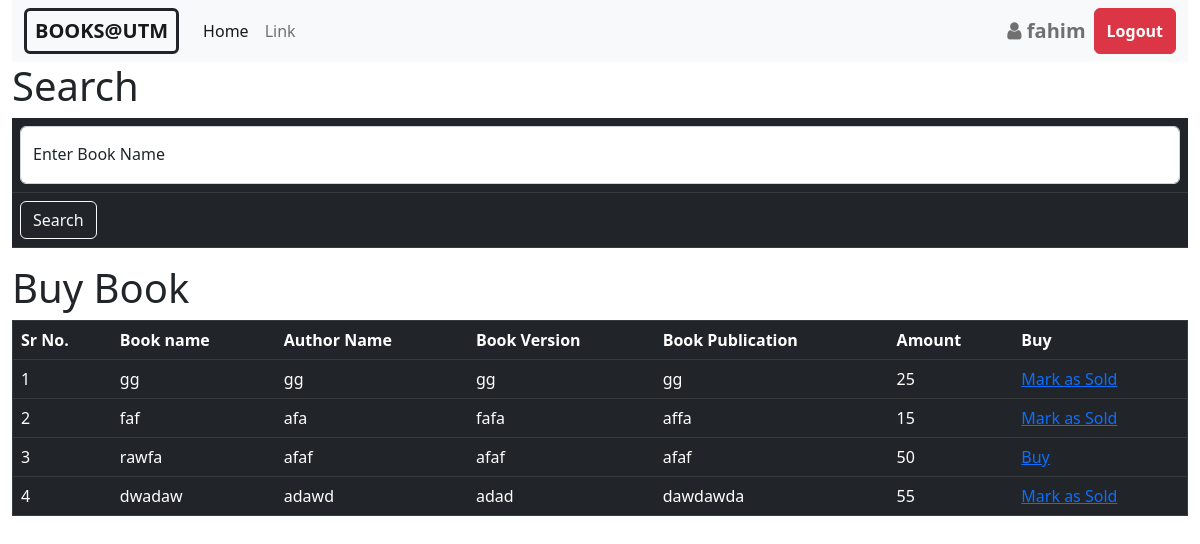
/buy-book/index.php (signed in), run on the app's committed database.
### tables this page shows
CREATE TABLE `sell_book` (
  `id` int(11) NOT NULL,
  `seller_id` int(11) NOT NULL,
  `book_name` varchar(50) NOT NULL,
  `author_name` varchar(50) NOT NULL,
  `book_version` varchar(20) NOT NULL,
  `book_publication` varchar(50) NOT NULL,
  `amount` int(11) NOT NULL,
  `sold_status` int(11) NOT NULL DEFAULT 0
);

### buy-book/index.php (the view, shortened to what this page needs)
<?php
$loggedin = $_SESSION['logedin'];
if ($loggedin != 'true') {
    header('location:../login.php');
} else {
    $username = $_SESSION['username'];
}
?>
<html>
<head>
    <link rel="stylesheet" href="../css/bootstrap.min.css" />
    <link rel="stylesheet" href="https://cdnjs.cloudflare.com/ajax/libs/font-awesome/4.7.0/css/font-awesome.min.css" />
</head>
<body>
    <div class="container-fluid">
        <nav class="navbar navbar-expand-lg bg-light">
            <div class="container-fluid">
                <a class="navbar-brand text-decoration-none border border-dark border-3 rounded px-2" href="../home.php"><b>BOOKS@UTM</b></a>
                <div class="collapse navbar-collapse" id="navbarTogglerDemo02">
                    <ul class="navbar-nav me-auto mb-2 mb-lg-0">
                        <li class="nav-item">
                            <a class="nav-link active" aria-current="page" href="../home.php">Home</a>
                        </li>
                        <li class="nav-item">
                            <a class="nav-link  text-decoration-none" href="#">Link</a>
                        </li>
                    </ul>
                    <div class="d-flex ">
                        <span class="navbar-text fw-bold fs-5 mx-2">
                            <i class="fa fa-user " aria-hidden="true"></i>
                            <?php echo $username; ?>
                        </span>
                        <button class="btn btn-danger fw-bold" onclick="window.location.href='../login.php'">Logout</button>
                    </div>
                </div>
            </div>
        </nav>
        <form method="post">
<h1>Search</h1>
    <table class="table table-dark table-hover">
        <tr>
            <td>
            <div class="form-floating">
            <input type="text" name="book_name" size="20" maxlength="20" class="form-control" id="floatingInput" placeholder="book_name"/>
            <label for="floatingInput" class="text-dark">Enter Book Name</label>
            </div>
            </td>
        </tr>
        <tr>
            <td>
                <input type="submit" name="submit" value="Search" class="btn btn-outline-light"/>
            </td>
        </tr>
    </table>
</form>
        <h1> Buy Book</h1>
                    <?php
                    $dbservername = "localhost";
                    $dbusername = "root";
                    $dbpassword = "";
                    $dbname = "book_sell";
                    $conn = mysqli_connect($dbservername, $dbusername, $dbpassword, $dbname);
                    if(isset($_POST['submit'])){
                        $book_name = $_POST['book_name'];
                        $sql = "SELECT * FROM sell_book WHERE sold_status=0 and book_name LIKE '%$book_name%'";
                    }
                    else{
                        $sql = "SELECT * from sell_book where sold_status=0";
                    }
                    $res = mysqli_query($conn, $sql);
                    if (mysqli_num_rows($res) > 0) {
                        $num = 1;
                        echo "<table border='1' width='100%' class='table table-dark table-hover'>";
                        echo "<tr>";
                        echo "<th>Sr No.</th>";
                        echo "<th>Book name</th>";
                        echo "<th>Author Name</th>";
                        echo "<th>Book Version</th>";
                        echo "<th>Book Publication</th>";
                        echo "<th>Amount</th>";
                        echo "<th>Buy</th>";
                        echo "</tr>";
                        while($row = mysqli_fetch_assoc($res)) {
                            echo "<tr>";
                            echo "<td>".$num."</td>";
                            echo "<td>".$row["book_name"]."</td>";
                            echo "<td>".$row["author_name"]."</td>";
                            echo "<td>".$row["book_version"]."</td>";
                            echo "<td>".$row["book_publication"]."</td>";
                            echo "<td>".$row["amount"]."</td>";
                            if($_SESSION['studentid']==$row['seller_id']){
                                echo "<td><a href='mark_as_sold.php?book_id=".$row['id']."'>Mark as Sold</a></td>";
                            }
                            else{
                                echo "<td><a href='buy_book.php?seller_id=".$row['seller_id']."'>Buy</a></td>";
                            }
                            echo "</tr>";
                            $num++;
                        }
                        echo "</table>";
                    } else {
                        echo "0 results";
                    }
?>
    </div>
</body>
</html>

### data on the page
sell_book: book_name "gg", author_name "gg", book_version "gg", book_publication "gg", amount "25"
sell_book: book_name "faf", author_name "afa", book_version "fafa", book_publication "affa", amount "15"
sell_book: book_name "rawfa", author_name "afaf", book_version "afaf", book_publication "afaf", amount "50"
sell_book: book_name "dwadaw", author_name "adawd", book_version "adad", book_publication "dawdawda", amount "55"

### other printed values
$username "fahim"
